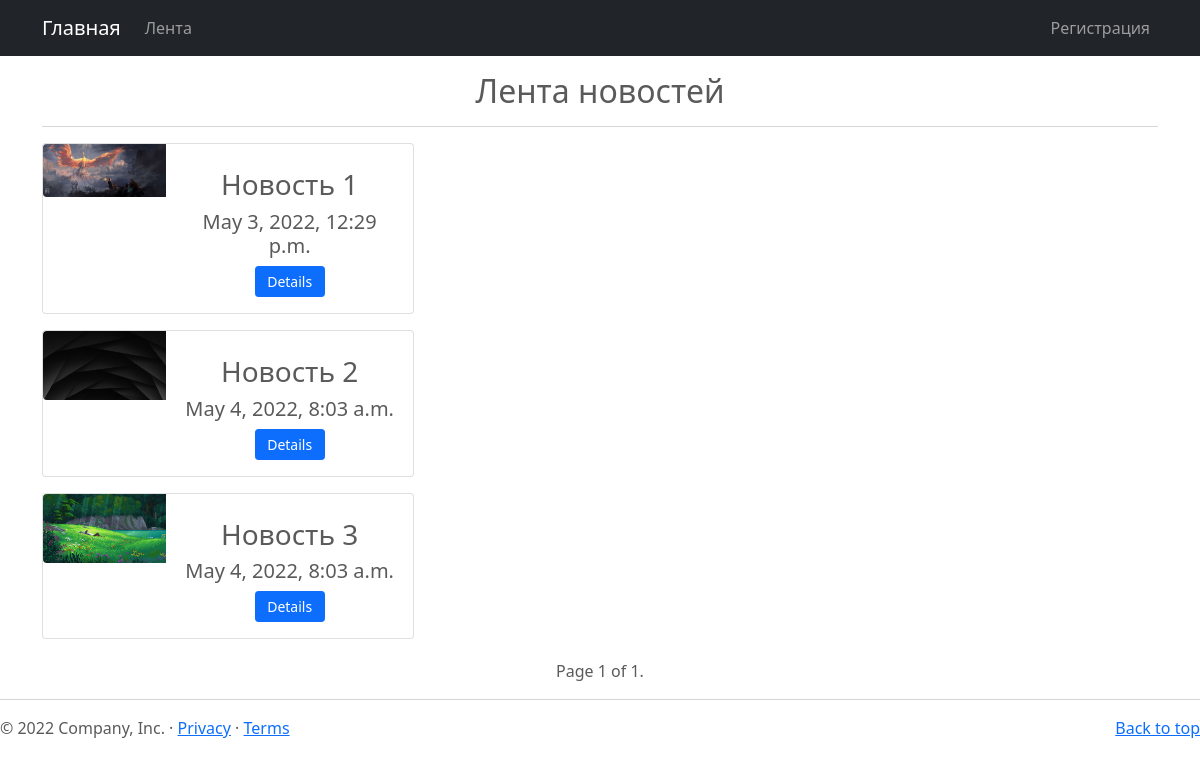
The page / on the database its author committed.
### news/models.py (models this page shows, shortened)
class Post(models.Model):
    title = models.CharField(max_length=256, unique=True, null=False)
    about = models.TextField(max_length=500, null=False)
    content = models.TextField(max_length=1024, null=False)
    author = models.CharField(max_length=100, null=False)
    image = models.FileField(null=False, upload_to='news/')
    published = models.DateTimeField(null=False, auto_now_add=True, blank=True)
    source = models.URLField(null=True)

### news/views.py (the view)
# urls.py: path("", index),
def index(request):
    data = dict()  # Словарь данных
    all_posts = Post.objects.all()
    data['posts'] = all_posts
    paginator = Paginator(all_posts, 3)
    page_numder = request.GET.get('page')
    page_obj = paginator.get_page(page_numder)
    data['page_obj'] = page_obj
    return render(request, 'news/index.html', context=data)

### templates/news/index.html (shortened to what this page needs)
{% extends 'layouts/base.html' %}
{% block content %}
<div class="main-box containner text-center mt-4">
    <h2>Лента новостей</h2>
    <hr>
    {% for post in page_obj %}
        <div class="card mb-3 col-md-4">
            <div class="row g-0">
            <div class="col-md-4">
                <img src="/media/{{ post.image }}" width="100%" class="img-fluid rounded-start">
            </div>
            <div class="col-md-8">
                <div class="card-body">
                <h3>{{ post.title }}</h3>
                <h5>{{ post.published }}</h5>
                <a href="/details/{{ post.id }}" class="btn btn-sm btn-primary my-btn">Details</a>
                </div>
            </div>
            </div>
        </div>
    {% endfor %}
    <div class="paginator" style="margin-top: 20px">
        <span class="step-links">
            <span class="current">
                Page {{ page_obj.number }} of {{ page_obj.paginator.num_pages }}.
            </span>
        </span>
    </div>
</div>
{% endblock content %}

### templates/layouts/base.html (shortened to what this page needs)
<!DOCTYPE html>
{% load static %}
<html lang="en" dir="ltr">
  <head>
    <link href="https://cdn.jsdelivr.net/npm/bootstrap@5.1.3/dist/css/bootstrap.min.css" rel="stylesheet">
    <link href="{% static 'css/base.css' %}" rel="stylesheet">
  </head>
  <body>
    <header>
      {% include 'layouts/nav.html' %}
    </header>
    <main class="container">
      {% block content %}{% endblock content %}
    </main>
    <footer>
        {% include 'layouts/footer.html' %}
    </footer>
  </body>
</html>

### templates/layouts/nav.html (shortened to what this page needs)
<nav class="navbar navbar-expand-md navbar-dark fixed-top bg-dark">
    <div class="container">
      <a class="navbar-brand" href="/">Главная</a>
      <div class="collapse navbar-collapse" id="navbarCollapse">
        <ul class="navbar-nav me-auto mb-2 mb-md-0">
          <li class="nav-item">
            <a class="nav-link" href="#">Лента</aы
          <li class="nav-item">
            <a class="nav-link" href="#"></a>
          </li>
          <li class="nav-item">
            <a class="nav-link" href="#"></a>
          </li>
          <li class="nav-item">
            <a class="nav-link" href="#"></a>
          </li>
        </ul>
        <ul class="navbar-nav navbar-right">
          {% if not user.is_authenticated %}
            <li class="nav-item">
              <a class="nav-link" href="/account/sign_up">Регистрация</a>
            </li>
          {% endif %}
        </ul>
      </div>
    </div>
  </nav>

### templates/layouts/footer.html
<hr>
<p class="float-end"><a href="#">Back to top</a></p>
<p>&copy; 2022 Company, Inc. &middot; <a href="#">Privacy</a> &middot; <a href="#">Terms</a></p>

### static/css/base.css (style rules this page uses)
body { padding-top: 3rem; padding-bottom: 3rem; color: #5a5a5a; }

### templates/news/index.html (style rules this page uses)
.my-btn { width: 70px; }

### rows shown on the page
Post: image (picture), title "Новость 1", published "May 3, 2022, 12:29 p.m."
Post: image (picture), title "Новость 2", published "May 4, 2022, 8:03 a.m."
Post: image (picture), title "Новость 3", published "May 4, 2022, 8:03 a.m."

### other values the page prints
{{ page_obj.number }} "1"
{{ page_obj.paginator.num_pages }} "1"
